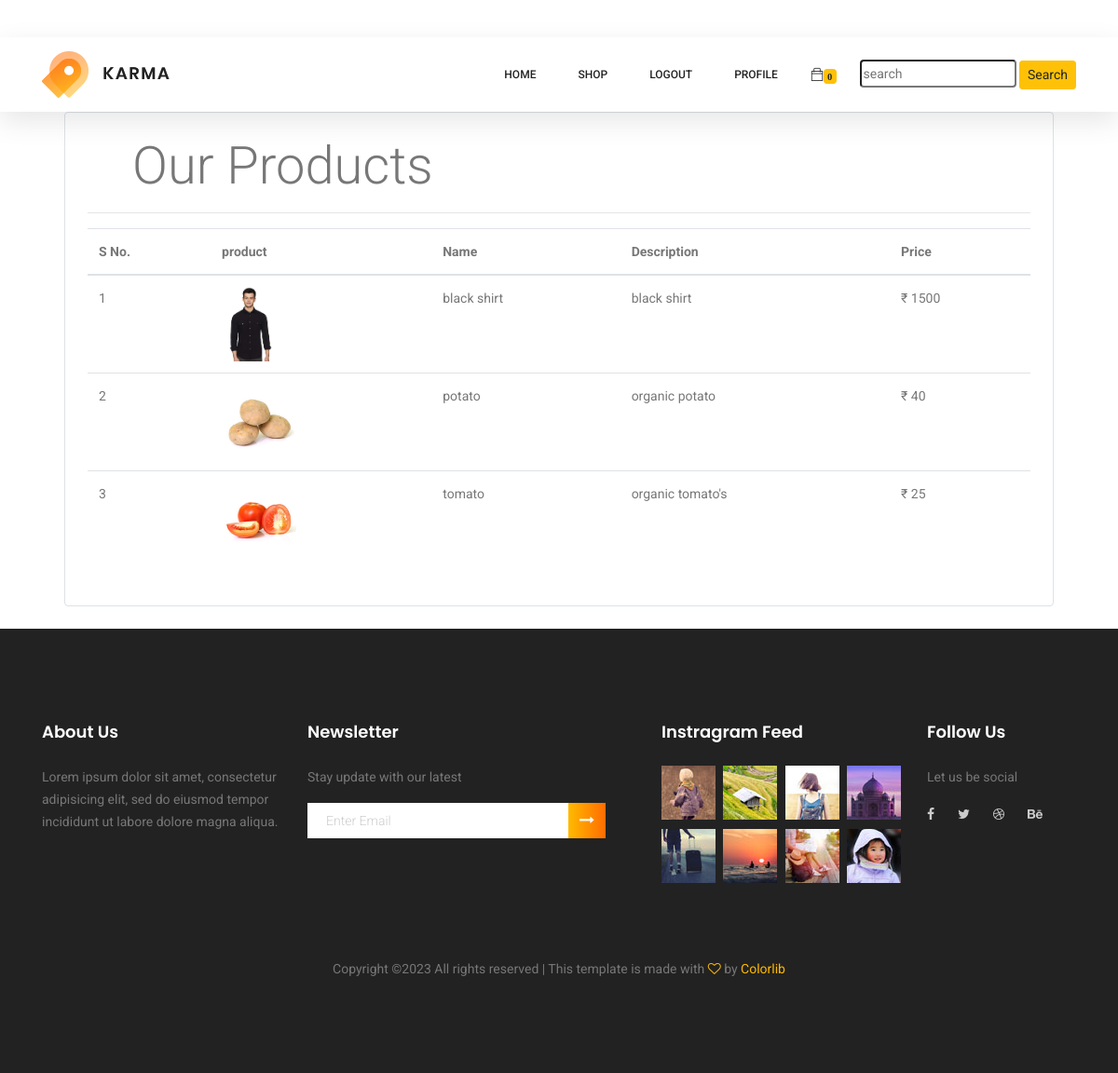
The app's page /productdetails (signed in) with its own data.
### store/models/product.py (models this page shows, shortened)
class Product(models.Model):
    objects = None
    name = models.CharField(max_length=50)
    price = models.IntegerField(default=0)
    category = models.ForeignKey(Category, on_delete=models.CASCADE, default=1)
    description = models.CharField(max_length=200, default='', null=True, blank=True)
    image = models.ImageField(upload_to='uploads/products/')
    @staticmethod
    def get_all_products():
        return Product.objects.all()

### store/middlewares/auth.py (the view)
    def middleware(request):
        return_url = request.META['PATH_INFO']
        if not request.session.get('customer'):
            return redirect(f'login?return_url={return_url}')
        response = get_response(request)
        return response

### store/templatetags/custom_filter.py (called while the page is built)
@register.filter(name='currency')
def currency(number):
    return '₹ ' + str(number)

### store/views/productdetails.py (called while the page is built)
    def get(self, request):
        products = Product.get_all_products()
        return render(request, 'productdetails.html', {'products': products})

### store/templates/productdetails.html
{% extends 'base.html'%}
{% load static %}
{% load cart %}
{% load custom_filter %}
{% block content %}
<section>
   <div class="container mt-5 pt-5">
        <div class="border rounded p-4 m-4 pt-4 mt-4">
            <p class="display-4 pl-4 ml-4">Our Products</p>
            <hr>
            <table class="table">
                    <thead>
                        <tr>
                            <th>S No.</th>
                            <th>product</th>
                            <th>Name</th>
                            <th>Description</th>
                            <th>Price</th>
                        </tr>
                    </thead>
                    <tbody>
                    {% if products %}
                        {% for product in products %}
                        <tr>
                            <td>{{forloop.counter}}</td>
                            <td><img class="rounded-square" style="height:80px" src="{{product.image.url}}"></td>
                            <td>{{product.name}}</td>
                            <td>{{product.description}}</td>
                            <td>{{product.price|currency}}</td>
                        </tr>
                        {% endfor %}
                    {% endif%}
                    </tbody>
                </table>
        </div>
   </div>
</section>
{% endblock %}

### records on screen
Product: image (picture), name "black shirt", description "black shirt", price "₹ 1500"
Product: image (picture), name "potato", description "organic potato", price "₹ 40"
Product: image (picture), name "tomato", description "organic tomato's", price "₹ 25"

### other values on screen
{{ request.session.cart.keys|length }} "0"
